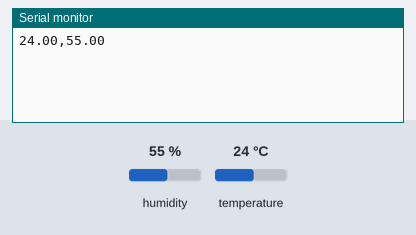
The sketch below on a simulated Arduino Uno, built with avr-gcc and run on an emulated ATmega328P. Shown: the last lines printed to the serial monitor. Inputs (shaded band) come from the test bench; at power-on: humidity 55 %, temperature 24 °C.

Above: at 2.2 s.
2.3 s: humidity set to 22 %
At 7.4 s:
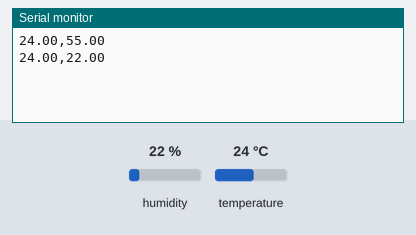
8.3 s: temperature set to 12 °C
At 12.1 s:
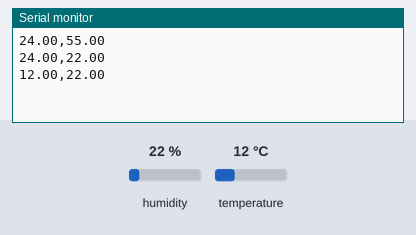
14.3 s: humidity set to 40 %
At 16.8 s:
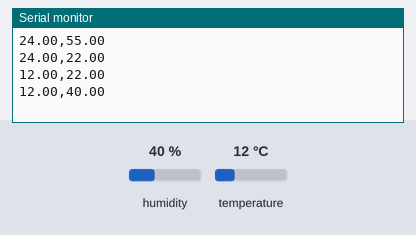
Timing chart, 0 to 18.3 s (numbered marks = the images above; inputs shaded):
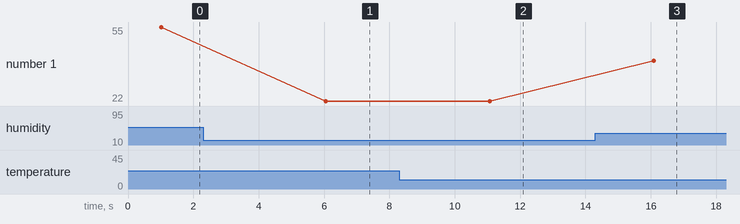

Measured:
- after the input at 2.3 s, the serial monitor: prints a new line after 3.7 s (image 1)
- after the input at 8.3 s, the serial monitor: prints a new line after 2.8 s (image 2)
- after the input at 14.3 s, the serial monitor: prints a new line after 1.8 s (image 3)
- plotted number 1: 55 → 22 after the input at 2.3 s, 22 → 40 after the input at 14.3 s

The sketch:

dht11.ino
```cpp
//Programa : Sensor de umidade e temperatura DHT11
//Autor : Arduino e Cia

#include <dht.h>

#define dht_dpin A2 //Pino DATA do Sensor ligado na porta digital 2

dht DHT; //Inicializa o sensor

void setup()
{
  Serial.begin(9600);
  delay(1000);//Aguarda 1 seg antes de acessar as informações do sensor
}

void loop()
{
  DHT.read11(dht_dpin); //Lê as informações do sensor
  //Serial.print("Umidade = ");
  Serial.print(DHT.temperature);
  Serial.print(",");
  Serial.println(DHT.humidity);

  //Serial.print("Temperatura = ");

 // Serial.println(" Celsius  ");

  //Não diminuir o valor abaixo. O ideal é a leitura a cada 2 segundos
  delay(5000);
}
```
